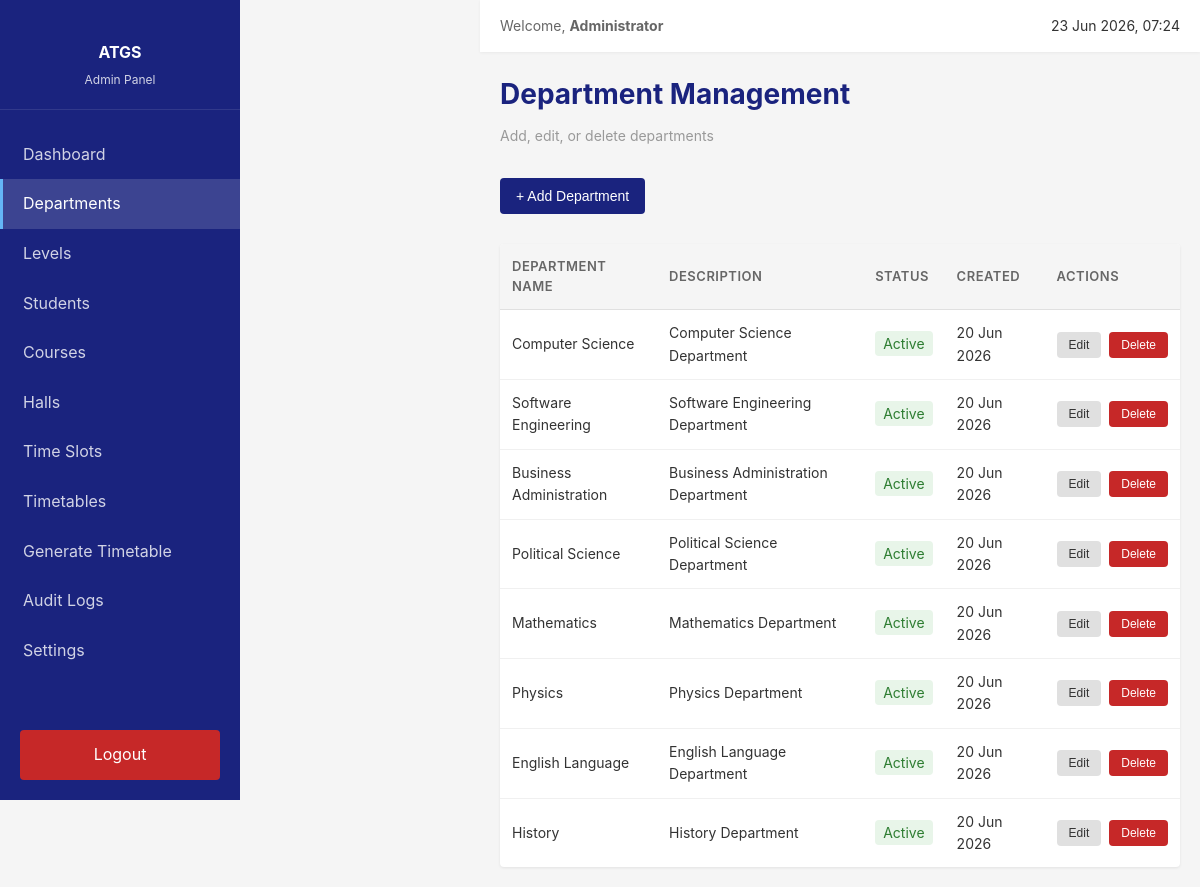
The app's page /admin/departments.php (signed in) with its own data.
### tables this page shows
CREATE TABLE `departments` (
  `id` int NOT NULL AUTO_INCREMENT PRIMARY KEY,
  `department_name` varchar(100) NOT NULL,
  `description` text,
  `status` enum('active','inactive') DEFAULT 'active',
  `created_at` timestamp DEFAULT CURRENT_TIMESTAMP
);

### config/session.php (called while the page is built, shortened)
<?php
function getUserName() {
    return $_SESSION['user'] ?? 'Unknown';
}
?>

### admin/departments.php (the view, shortened to what this page needs)
<?php
include '../config/session.php';
include '../config/db.php';
$departments = [];
$stmt = $conn->prepare("SELECT id, department_name, description, status, created_at FROM departments ORDER BY created_at DESC");
if ($stmt) {
    $stmt->execute();
    $result = $stmt->get_result();
    $departments = $result->fetch_all(MYSQLI_ASSOC);
}
?>
<!DOCTYPE html>
<html lang="en">
<head>
    <link rel="stylesheet" href="../assets/css/style.css">
</head>
<body>
    <div class="main-wrapper">
        <div class="sidebar">
            <div class="sidebar-header">
                <h3>ATGS</h3>
                <p>Admin Panel</p>
            </div>
            <ul class="sidebar-nav">
                <li><a href="dashboard.php">Dashboard</a></li>
                <li><a href="departments.php" class="active">Departments</a></li>
                <li><a href="levels.php">Levels</a></li>
                <li><a href="students.php">Students</a></li>
                <li><a href="courses.php">Courses</a></li>
                <li><a href="halls.php">Halls</a></li>
                <li><a href="timeslots.php">Time Slots</a></li>
                <li><a href="timetable.php">Timetables</a></li>
                <li><a href="generate.php">Generate Timetable</a></li>
                <li><a href="audit_logs.php">Audit Logs</a></li>
                <li><a href="settings.php">Settings</a></li>
            </ul>
            <div class="sidebar-logout">
                <a href="../config/logout.php">Logout</a>
            </div>
        </div>
        <div style="margin-left: 240px;">
            <div class="topbar">
                <div class="topbar-info">
                    <span>Welcome, <strong><?php echo htmlspecialchars(getUserName()); ?></strong></span>
                </div>
                <div class="topbar-user">
                    <span><?php echo date('d M Y, H:i'); ?></span>
                </div>
            </div>
            <div class="content">
                <div class="page-header">
                    <h1>Department Management</h1>
                    <p>Add, edit, or delete departments</p>
                </div>
                <div style="margin-bottom: 30px;">
                    <button onclick="toggleForm()" class="btn btn-primary">+ Add Department</button>
                </div>
                <div class="table-container">
                    <table>
                        <thead>
                            <tr>
                                <th>Department Name</th>
                                <th>Description</th>
                                <th>Status</th>
                                <th>Created</th>
                                <th>Actions</th>
                            </tr>
                        </thead>
                        <tbody>
                            <?php if (count($departments) > 0): ?>
                                <?php foreach ($departments as $dept): ?>
                                    <tr>
                                        <td><?php echo htmlspecialchars($dept['department_name']); ?></td>
                                        <td><?php echo htmlspecialchars(substr($dept['description'] ?? '', 0, 50)); ?></td>
                                        <td>
                                            <span style="padding: 4px 8px; border-radius: 4px;
                                                <?php echo $dept['status'] === 'active' ? 'background: #e8f5e9; color: #2e7d32;' : 'background: #ffebee; color: #c62828;'; ?>">
                                                <?php echo ucfirst($dept['status']); ?>
                                            </span>
                                        </td>
                                        <td><?php echo date('d M Y', strtotime($dept['created_at'])); ?></td>
                                        <td>
                                            <div class="table-actions">
                                                <button onclick="editDepartment(<?php echo $dept['id']; ?>, '<?php echo htmlspecialchars($dept['department_name'], ENT_QUOTES); ?>', '<?php echo htmlspecialchars($dept['description'] ?? '', ENT_QUOTES); ?>')" class="btn btn-sm btn-secondary">Edit</button>
                                                <form method="POST" action="" style="display: inline;">
                                                    <button type="submit" class="btn btn-sm btn-danger" onclick="return confirm('Are you sure?')">Delete</button>
                                                </form>
                                            </div>
                                        </td>
                                    </tr>
                                <?php endforeach; ?>
                            <?php else: ?>
                                <tr>
                                    <td colspan="5" style="text-align: center; color: #999;">No departments found. Add one to get started.</td>
                                </tr>
                            <?php endif; ?>
                        </tbody>
                    </table>
                </div>
            </div>
        </div>
    </div>
</body>
</html>

### assets/css/style.css (style rules this page uses)
* { margin: 0; padding: 0; box-sizing: border-box; }
html { scroll-behavior: smooth; }
body { font-family: -apple-system, BlinkMacSystemFont, 'Segoe UI', Roboto, Oxygen, Ubuntu, Cantarell, sans-serif; background: #f5f5f5; color: #333; line-height: 1.6; }
.sidebar { position: fixed; left: 0; top: 0; width: 240px; height: 100vh; background: #1a237e; padding: 20px 0; color: white; overflow-y: auto; z-index: 100; }
.sidebar-header { padding: 20px; text-align: center; border-bottom: 1px solid rgba(255,255,255,0.1); margin-bottom: 20px; }
.sidebar-header h3 { font-size: 16px; margin-bottom: 4px; }
.sidebar-header p { font-size: 12px; opacity: 0.8; }
.sidebar-nav { list-style: none; }
.sidebar-nav li { margin: 0; }
.sidebar-nav a { display: block; padding: 12px 20px; color: rgba(255,255,255,0.8); text-decoration: none; transition: all 0.2s; border-left: 3px solid transparent; }
.sidebar-nav a.active { background: rgba(255,255,255,0.15); color: white; border-left-color: #64b5f6; }
.sidebar-logout { position: absolute; bottom: 20px; width: calc(100% - 40px); margin: 0 20px; }
.sidebar-logout a { display: block; padding: 12px; text-align: center; background: #c62828; color: white; text-decoration: none; border-radius: 4px; transition: background 0.2s; }
.main-wrapper { margin-left: 240px; min-height: 100vh; }
.topbar { background: white; padding: 15px 20px; box-shadow: 0 1px 3px rgba(0,0,0,0.05); display: flex; justify-content: space-between; align-items: center; }
.topbar-info { font-size: 14px; color: #666; }
.topbar-user { display: flex; align-items: center; gap: 10px; font-size: 14px; }
.content { padding: 20px; }
.page-header { margin-bottom: 30px; }
.page-header h1 { font-size: 28px; color: #1a237e; margin-bottom: 8px; }
.page-header p { color: #999; font-size: 14px; }
.btn { display: inline-block; padding: 10px 16px; border: none; border-radius: 4px; font-size: 14px; font-weight: 500; cursor: pointer; transition: all 0.2s; text-decoration: none; }
.btn-primary { background: #1a237e; color: white; }
.btn-secondary { background: #e0e0e0; color: #333; }
.btn-danger { background: #c62828; color: white; }
.btn-sm { padding: 6px 12px; font-size: 12px; }
.table-container { background: white; border-radius: 4px; box-shadow: 0 1px 3px rgba(0,0,0,0.08); overflow: hidden; }
table { width: 100%; border-collapse: collapse; }
thead { background: #f5f5f5; }
th { padding: 12px; text-align: left; font-size: 13px; font-weight: 600; color: #666; text-transform: uppercase; letter-spacing: 0.5px; border-bottom: 1px solid #e0e0e0; }
td { padding: 12px; border-bottom: 1px solid #f0f0f0; font-size: 14px; }
tbody tr { transition: background 0.2s; }
tbody tr:last-child td { border-bottom: none; }
.table-actions { display: flex; gap: 8px; }

### records on screen
departments: department_name "Computer Science", description "Computer Science Department", status "Active", created_at "20 Jun 2026"
departments: department_name "Software Engineering", description "Software Engineering Department", status "Active", created_at "20 Jun 2026"
departments: department_name "Business Administration", description "Business Administration Department", status "Active", created_at "20 Jun 2026"
departments: department_name "Political Science", description "Political Science Department", status "Active", created_at "20 Jun 2026"
departments: department_name "Mathematics", description "Mathematics Department", status "Active", created_at "20 Jun 2026"
departments: department_name "Physics", description "Physics Department", status "Active", created_at "20 Jun 2026"
departments: department_name "English Language", description "English Language Department", status "Active", created_at "20 Jun 2026"
departments: department_name "History", description "History Department", status "Active", created_at "20 Jun 2026"

### other values on screen
getUserName() "Administrator"
